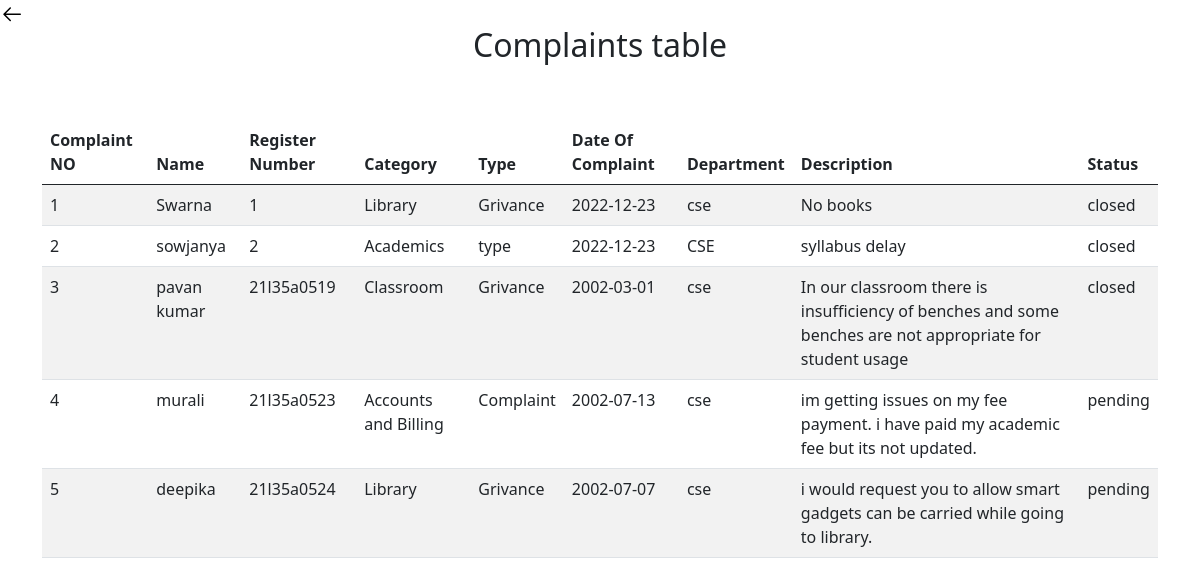
The app's page /hod/allcom.php (signed in) with its own data.
### tables this page shows
CREATE TABLE `complaint` (
  `sno` int(100) NOT NULL,
  `name` varchar(100) NOT NULL,
  `id` varchar(100) NOT NULL,
  `cat` varchar(100) NOT NULL,
  `type` varchar(100) NOT NULL,
  `dateof` date NOT NULL,
  `description` varchar(1000) NOT NULL,
  `dept` varchar(100) NOT NULL,
  `filename` varchar(1000) NOT NULL,
  `status` varchar(100) NOT NULL,
  `access` varchar(100) NOT NULL DEFAULT 'C'
);

### hod/allcom.php (the view, shortened to what this page needs)
    <?php
  include 'conn.php';
  ?>
<!DOCTYPE html>
<html lang="en">
<head>
    <link href="https://cdn.jsdelivr.net/npm/bootstrap@5.0.2/dist/css/bootstrap.min.css" rel="stylesheet">
</head>
<body>
<a href="hoddash.php">
<svg xmlns="http://www.w3.org/2000/svg" viewBox="0 0 24 24" width="24" height="24"><path d="M10.78 19.03a.75.75 0 01-1.06 0l-6.25-6.25a.75.75 0 010-1.06l6.25-6.25a.749.749 0 011.275.326.749.749 0 01-.215.734L5.81 11.5h14.44a.75.75 0 010 1.5H5.81l4.97 4.97a.75.75 0 010 1.06z"></path></svg></a>
    <center><h2>Complaints table</h2></center>
    <br><br>
    <?php
    $res=mysqli_query($link,"select * from complaint where access='H' ");
    $count=mysqli_num_rows($res);
    if($count==0){
       ?>
       <h3> you Have no Complaints</h3>
       <?php
    }
    else {
        ?>
        <div class="container">
<table class="table table-striped table-hover">
  <thead>
    <tr>
    <th scope="col">Complaint NO</th>
      <th scope="col">Name</th>
      <th scope="col">Register Number</th>
      <th scope="col">Category</th>
      <th scope="col">Type</th>
      <th scope="col">Date Of Complaint</th>
      <th scope="col">Department</th>
      <th scope="col">Description</th>
      <th scope="col">Status</th>
    </tr>
  </thead>
  <tbody>
    <?php
    while($values=mysqli_fetch_array($res))
    {
        echo "<tr>";
        echo "<td>";    echo " $values[sno] ";   echo "</td>";
            echo "<td>";    echo " $values[name] ";   echo "</td>";
            echo "<td>";    echo " $values[id] ";   echo "</td>";
            echo "<td>";    echo " $values[cat] ";   echo "</td>";
            echo "<td>";    echo " $values[type] ";   echo "</td>";
            echo "<td>";    echo " $values[dateof] ";   echo "</td>";
            echo "<td>";    echo " $values[dept] ";   echo "</td>";
            echo "<td>";    echo " $values[description] ";   echo "</td>";
            echo "<td>";    echo " $values[status] ";   echo "</td>";
            echo "</tr>";
    }
    ?>
        <?php
    }
    ?>
    </div>
</body>
</html>

### hod/allcom.php (style rules this page uses)
body { background-image: url('../bg.jpg'); }

### records on screen
complaint: sno "1", name "Swarna", id "1", cat "Library", type "Grivance", dateof "2022-12-23", dept "cse", description "No books", status "closed"
complaint: sno "2", name "sowjanya", id "2", cat "Academics", type "type", dateof "2022-12-23", dept "CSE", description "syllabus delay", status "closed"
complaint: sno "3", name "pavan kumar", id "21l35a0519", cat "Classroom", type "Grivance", dateof "2002-03-01", dept "cse", description "In our classroom there is insufficiency of benches and some benches are not appropriate for student usage", status "closed"
complaint: sno "4", name "murali", id "21l35a0523", cat "Accounts and Billing", type "Complaint", dateof "2002-07-13", dept "cse", description "im getting issues on my fee payment. i have paid my academic fee but its not updated.", status "pending"
complaint: sno "5", name "deepika", id "21l35a0524", cat "Library", type "Grivance", dateof "2002-07-07", dept "cse", description "i would request you to allow smart gadgets can be carried while going to library.", status "pending"
